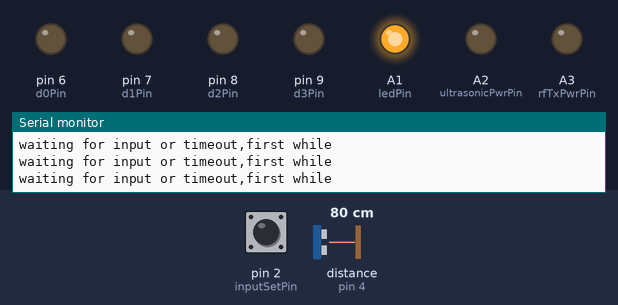
Bench run of a sketch on a simulated Arduino Uno, built with avr-gcc and run on an emulated ATmega328P. Parts: output pins drawn as LEDs (lit = HIGH), the last lines printed to the serial monitor. Wiring (inferred from the names in the program): ultrasonic range finder: trigger pin 3; echo pin 4. Inputs (shaded band) come from the test bench; at power-on: pin 2 (inputSetPin) LOW, distance to the obstacle (sensor on pin 4) 80 cm. The echo pulse lasts 58.3 µs per cm; pins used as bus, display or sensor lines are not drawn.

Above: at 0.8 s.
At 5.8 s:
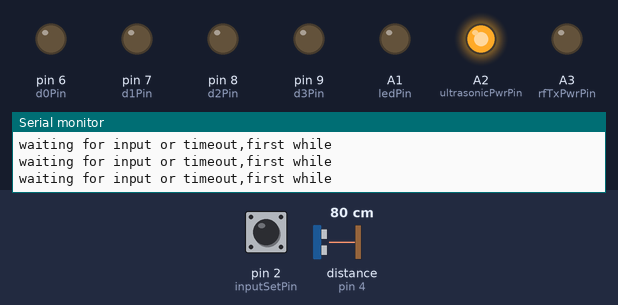
At 6.5 s:
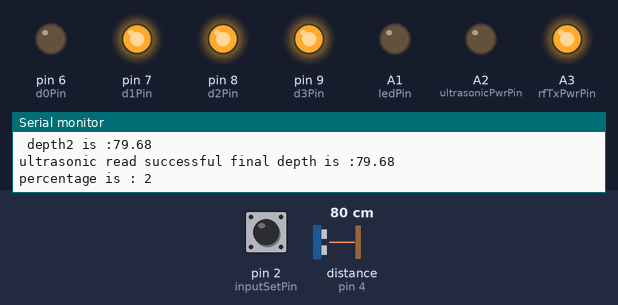
At 17.1 s:
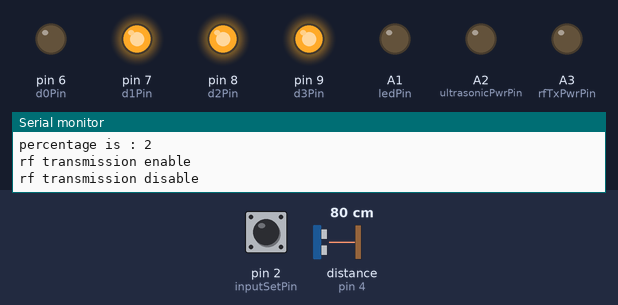
At 29.8 s:
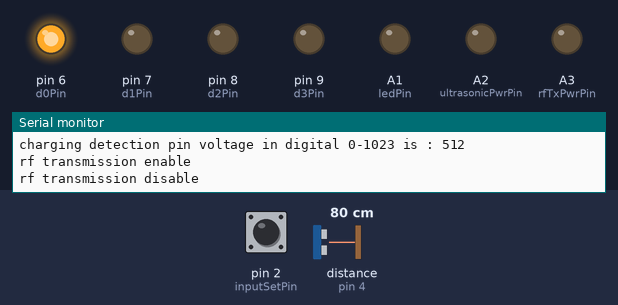
At 38.7 s:
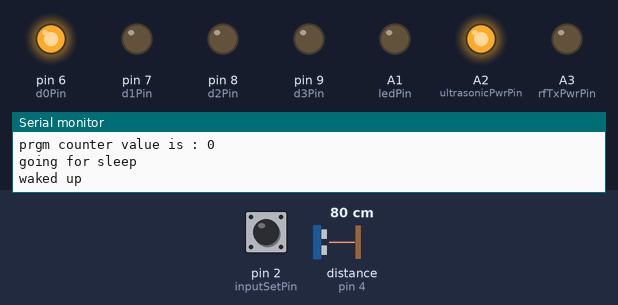
Timing chart, 0 to 40.0 s (numbered marks = the images above):
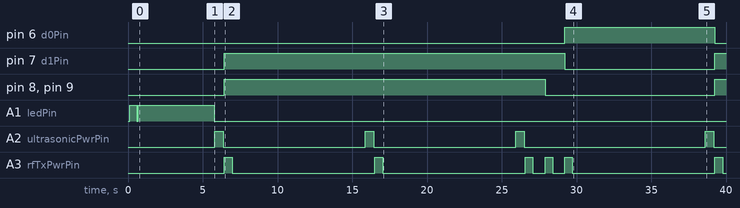

The sketch:

Transmitter_Sensor_Unit_Prgm.ino
```cpp
#include <EEPROM.h>
#include "LowPower.h"

// Atmega328 pin assigning
const int ultrasonicTrigPin = 3;
const int ultrasonicechoPin = 4;
const int ultrasonicPwrPin = A2;
const int rfTxPwrPin = A3;
const int txEnablePin = 5;
const int d0Pin = 6;
const int d1Pin = 7;
const int d2Pin = 8;
const int d3Pin = 9;
const int inputSetPin = 2;
const int ledPin = A1;
const int solarChargePin = A0;

// all global variables
float finalDepth;
bool d[4];
bool input = false;
float minLevel, maxLevel;
unsigned long previousMillis = 0;        // will store last time for timeout
unsigned long currentMillis = 0;
int prgmCounter = 0;
int sleepPeriod = 0;

//reset timer variables
unsigned long previousMillisReset = 0;
unsigned long currentMillisReset = 0;

// changing variables
const float depthTolerance = .10;
unsigned long timeOut = 5000;           // milliseconds of timeout of option - initial level setup menu

void setup() {
  pinMode(ultrasonicTrigPin, OUTPUT);
  pinMode(ultrasonicechoPin, INPUT);
  pinMode(ultrasonicPwrPin, OUTPUT);
  pinMode(rfTxPwrPin, OUTPUT);
  pinMode(txEnablePin, OUTPUT);
  pinMode(d0Pin, OUTPUT);
  pinMode(d1Pin, OUTPUT);
  pinMode(d2Pin, OUTPUT);
  pinMode(d3Pin, OUTPUT);
  pinMode(inputSetPin, INPUT);
  pinMode(ledPin, OUTPUT);
  pinMode(solarChargePin, INPUT_PULLUP);

  digitalWrite(ultrasonicTrigPin, LOW);
  digitalWrite(ultrasonicPwrPin, LOW);
  digitalWrite(d0Pin, LOW);
  digitalWrite(d1Pin, LOW);
  digitalWrite(d2Pin, LOW);
  digitalWrite(d3Pin, LOW);
  digitalWrite(ledPin, LOW);

  Serial.begin(9600);
                                                                                                     Serial.println("starting");
  initialSetup();
  EEPROM.get(0, minLevel);
  EEPROM.get(4, maxLevel);
                                                                                                     Serial.print("min value eeprom is   ");
                                                                                                     Serial.println(minLevel);
                                                                                                     Serial.print("max value eeprom is  ");
                                                                                                     Serial.println(maxLevel);
}

void loop() {
 //                                                                                                    float minLevel = 50;
 //                                                                                                    float maxLevel = 0;
 finalDepth = ultrasonicRead();
 int wtrLvlPercent = constrain(map(round(finalDepth), round(minLevel), round(maxLevel), 1, 100),1 ,100);  // converting float to int also mapping to 1-100% also adding constains to avoid wrong values
                                                                                                     Serial.print("percentage is : ");
                                                                                                     Serial.println(wtrLvlPercent);
  if(wtrLvlPercent <= 10){
   d[3] = 0;d[2] = 0; d[1] = 0; d[0] = 1;
 }
  else if((wtrLvlPercent >= 15) && (wtrLvlPercent <= 23)){
   d[3] = 0;d[2] = 0; d[1] = 1; d[0] = 0;
 }
  else if((wtrLvlPercent >= 28) && (wtrLvlPercent <= 33)){
   d[3] = 0;d[2] = 0; d[1] = 1; d[0] = 1;
 }
  else if((wtrLvlPercent >= 38) && (wtrLvlPercent <= 43)){
   d[3] = 0;d[2] = 1; d[1] = 0; d[0] = 0;
 }
  else if((wtrLvlPercent >= 48) && (wtrLvlPercent <= 53)){
   d[3] = 0;d[2] = 1; d[1] = 0; d[0] = 1;
 }
  else if((wtrLvlPercent >= 58) && (wtrLvlPercent <= 63)){
   d[3] = 0;d[2] = 1; d[1] = 1; d[0] = 0;
 }
  else if((wtrLvlPercent >= 68) && (wtrLvlPercent <= 73)){
   d[3] = 0;d[2] = 1; d[1] = 1; d[0] = 1;
 }
  else if((wtrLvlPercent >= 78) && (wtrLvlPercent <= 83)){
   d[3] = 1;d[2] = 0; d[1] = 0; d[0] = 0;
 }
  else if((wtrLvlPercent >= 88) && (wtrLvlPercent <= 93)){
   d[3] = 1;d[2] = 0; d[1] = 0; d[0] = 1;
 }
  else if ((wtrLvlPercent >= 98) && (wtrLvlPercent <= 100)){
   d[3] = 1;d[2] = 0; d[1] = 1; d[0] = 0;
 }
 rfTransmission();
 delay(800);
 if(prgmCounter == 2){
    int batV = readVcc();                                               // reading battery voltage in mV
                                                                        Serial.print("Battery voltage is : ");
                                                                        Serial.println(batV);
   if (batV <= 3400){                                                   // low battery if less than 3.4v
     d[3] = 1;d[2] = 1; d[1] = 0; d[0] = 0;
    }
   else{
     d[3] = 1;d[2] = 1; d[1] = 0; d[0] = 1;                             // battery good
    }

   rfTransmission();
   delay(800);

   int chargingVD = analogRead(solarChargePin);                                      // reading charging condition input voltage in digital 0-1023
                                                                          Serial.print("charging detection pin voltage in digital 0-1023 is : ");
                                                                          Serial.println(chargingVD);
   if(chargingVD <= 512){                                                    // less than half, charging else not
     d[3] = 1;d[2] = 1; d[1] = 1; d[0] = 0;
    }
    else
    {
     d[3] = 1;d[2] = 0; d[1] = 1; d[0] = 1;
    }

    rfTransmission();
    delay(800);
    prgmCounter = 0;
 }
 else prgmCounter++;
                                                                           Serial.print("prgm counter value is : ");
                                                                           Serial.println(prgmCounter);
 if((wtrLvlPercent >= 25) && (wtrLvlPercent <= 85)) sleepPeriod = 3;
 else if((wtrLvlPercent >= 18) && (wtrLvlPercent <= 92)) sleepPeriod = 1;
 else sleepPeriod = 0;
 for(int i = 0; i <= sleepPeriod; i++){
                                                                           Serial.println("going for sleep");
   delay(100);
   LowPower.idle(SLEEP_8S, ADC_OFF, TIMER2_OFF, TIMER1_OFF, TIMER0_OFF,
            SPI_OFF, USART0_OFF, TWI_OFF);
 }
                                                                           Serial.println("waked up");

}
```

battVolatgeCalculator.ino
```cpp
long readVcc() {
                                                                            Serial.println("checking battery voltage");
long result;
  // Read 1.1V reference against AVcc
  ADMUX = _BV(REFS0) | _BV(MUX3) | _BV(MUX2) | _BV(MUX1);
  delay(2); // Wait for Vref to settle
  ADCSRA |= _BV(ADSC); // Convert
  while (bit_is_set(ADCSRA,ADSC));
  result = ADCL;
  result |= ADCH<<8;
  result = 1126400L / result; // Back-calculate AVcc in mV
  return result;
}
```

initialLevelSETUP.ino
```cpp
void initialSetup(){
  digitalWrite(ledPin, LOW);
  delay(100);
  digitalWrite(ledPin, HIGH);
  delay(500);
  digitalWrite(ledPin, LOW);
  delay(100);
  digitalWrite(ledPin, HIGH);
  previousMillis = millis();
  currentMillis = millis();
  while((!input) && ((currentMillis - previousMillis) <= timeOut) ){    // waiting for input or timeout
   currentMillis = millis();
   input = digitalRead(inputSetPin);
                                                                         Serial.println("waiting for input or timeout,first while");
                                                                         //Serial.println(currentMillis - previousMillis);
                                                                        // Serial.println(input);
   delay(10);
  }
  if(input){                                                            // if input available enter to low and high level settings
   digitalWrite(ledPin, LOW);
   delay(500);
   digitalWrite(ledPin, HIGH);
   input = digitalRead(inputSetPin);
   while(!input){                                                       // waiting input for enter in low setting menu
     input = digitalRead(inputSetPin);
                                                                              Serial.println("waiting for low set menu, second while");
   }
   digitalWrite(ledPin, LOW);
   delay(500);
   input = digitalRead(inputSetPin);
   while(!input){                                                       // enter to setting the current low vale
                                                                                 Serial.println("waiting for low set value, press and hold, third while");
     input = digitalRead(inputSetPin);
     if(input) {
      delay(300);
      input = digitalRead(inputSetPin);
     }
   }
   finalDepth = ultrasonicRead();                                                    // reading and saving the low value
   EEPROM.put(0,  finalDepth);
                                                                          Serial.print("minLevel save is ");
                                                                          Serial.println(finalDepth);
   for (int i = 0; i <= 3; i++){                                        // blinking led to show successful save
     digitalWrite(ledPin, HIGH);
     delay(100);
     digitalWrite(ledPin, LOW);
     delay(100);
   }
   digitalWrite(ledPin, HIGH);
   delay(500);
   input = digitalRead(inputSetPin);
   while(!input){                                                       //waiting input for enter in high setting menu
                                                                                  Serial.println("waiting for high set menu, fourth while");
     input = digitalRead(inputSetPin);
   }
   digitalWrite(ledPin, LOW);
   delay(500);
   input = digitalRead(inputSetPin);
   while(!input){                                                       // enter to setting the current high vale
                                                                                    Serial.println("waiting for high set value, press and hold, fifth while");
     input = digitalRead(inputSetPin);
     if(input) {
      delay(300);
      input = digitalRead(inputSetPin);
     }
   }
   finalDepth = ultrasonicRead();                                                    // reading and saving the high value
   EEPROM.put(4,  finalDepth);
                                                                          Serial.print("maxLevel save is ");
                                                                          Serial.println(finalDepth);
   for (int i = 0; i <= 3; i++){
     digitalWrite(ledPin, HIGH);
     delay(100);
     digitalWrite(ledPin, LOW);
     delay(100);
   }
  }
 else digitalWrite(ledPin, LOW);
}
```

rfTransmission.ino
```cpp
  void rfTransmission(){
   digitalWrite(d0Pin, !d[0]);                     // complement because hardware using one npn transitor at output; to cancel out that effect
   digitalWrite(d1Pin, !d[1]);
   digitalWrite(d2Pin, !d[2]);
   digitalWrite(d3Pin, !d[3]);
   digitalWrite(rfTxPwrPin, HIGH);
                                                                Serial.println("rf transmission enable");
   delay(50);
   for (int i = 0; i <= 2; i++){                   // sending 2 data stremas of same
     digitalWrite(txEnablePin, HIGH);
     delay(50);
     digitalWrite(txEnablePin, LOW);
     delay(100);
    }
   digitalWrite(txEnablePin, LOW);                 // turning off transmission
                                                                Serial.println("rf transmission disable");
   digitalWrite(rfTxPwrPin, LOW);
  }
```

sensorMeaurement.ino
```cpp
float ultrasonicRead(){
  float depth[3];
  float duration, finalDepth ;
  bool trueDepthFlag;

  trueDepthFlag = false;                                                  // to ensure it will go through the while loop atleast once
  digitalWrite(ultrasonicPwrPin, HIGH);                                   // to turn on the ultrasonic sensor module
  delay(100);                                                             // to settlw down the module
  while(!trueDepthFlag){                                                  // to find the true value by measuring multiple times
   delay(100);
                                                                          //Serial.println("inside while loop");
   for (int i = 0; i <= 2; i++) {                                         // to meausre 3 times sequencly
                                                                          //Serial.println("inside for loop");
     digitalWrite(ultrasonicTrigPin, LOW);                                // measurements
     delayMicroseconds(2);
     digitalWrite(ultrasonicTrigPin, HIGH);
     delayMicroseconds(10);
     digitalWrite(ultrasonicTrigPin, LOW);
     duration = pulseIn(ultrasonicechoPin, HIGH);
     depth[i] = (duration*.0343)/2;
     delay(100);                                                          // important delay do not remove other wise faluty reading
    }
   finalDepth = (depth[0]+depth[1]+depth[2])/3;                           // find average of 3 values
                                                                          Serial.print("Inside ultrasonic read while loop final depth is :");
                                                                          Serial.println(finalDepth);
                                                                          Serial.print(" depth0 is :");
                                                                          Serial.println(depth[0]);
                                                                          Serial.print(" depth1 is :");
                                                                          Serial.println(depth[1]);
                                                                          Serial.print(" depth2 is :");
                                                                          Serial.println(depth[2]);
   if (finalDepth <= (depth[1]-(depth[1]*depthTolerance)) || finalDepth >= (depth[1]+(depth[1]*depthTolerance)) ) {             // to find the final value is true or not
     trueDepthFlag = false;                                               // ensure while loop again
                                                                          //Serial.println("final depth is false");
     }
   else {
     trueDepthFlag = true;                                                // exit while loop
                                                                          //Serial.println("final depth is true");
    }
  }
  digitalWrite(ultrasonicPwrPin, LOW);
                                                                            Serial.print("ultrasonic read successful final depth is :");
                                                                            Serial.println(finalDepth);
  return finalDepth;                                  // turn off ultrasonic sensor module
                                                                          //Serial.print("depth: ");
                                                                          //Serial.println(finalDepth);
}
```

Measured:
- by itself, pin 6 (d0Pin): LOW → HIGH at 29.2 s, → LOW 10.1 s later
- by itself, pin 7 (d1Pin): LOW → HIGH at 6.4 s, → LOW 22.8 s later, → HIGH 10.1 s later
- by itself, pin 8 (d2Pin), pin 9 (d3Pin): LOW → HIGH at 6.4 s, → LOW 21.5 s later, → HIGH 11.4 s later
- by itself, A2 (ultrasonicPwrPin): LOW → HIGH at 5.8 s, → LOW 0.57 s later, → HIGH 9.5 s later, → LOW 0.57 s later, … (8 changes in this stretch)
- by itself, A3 (rfTxPwrPin): LOW → HIGH at 6.4 s, → LOW 0.53 s later, → HIGH 9.5 s later, → LOW 0.53 s later, … (12 changes in this stretch)
